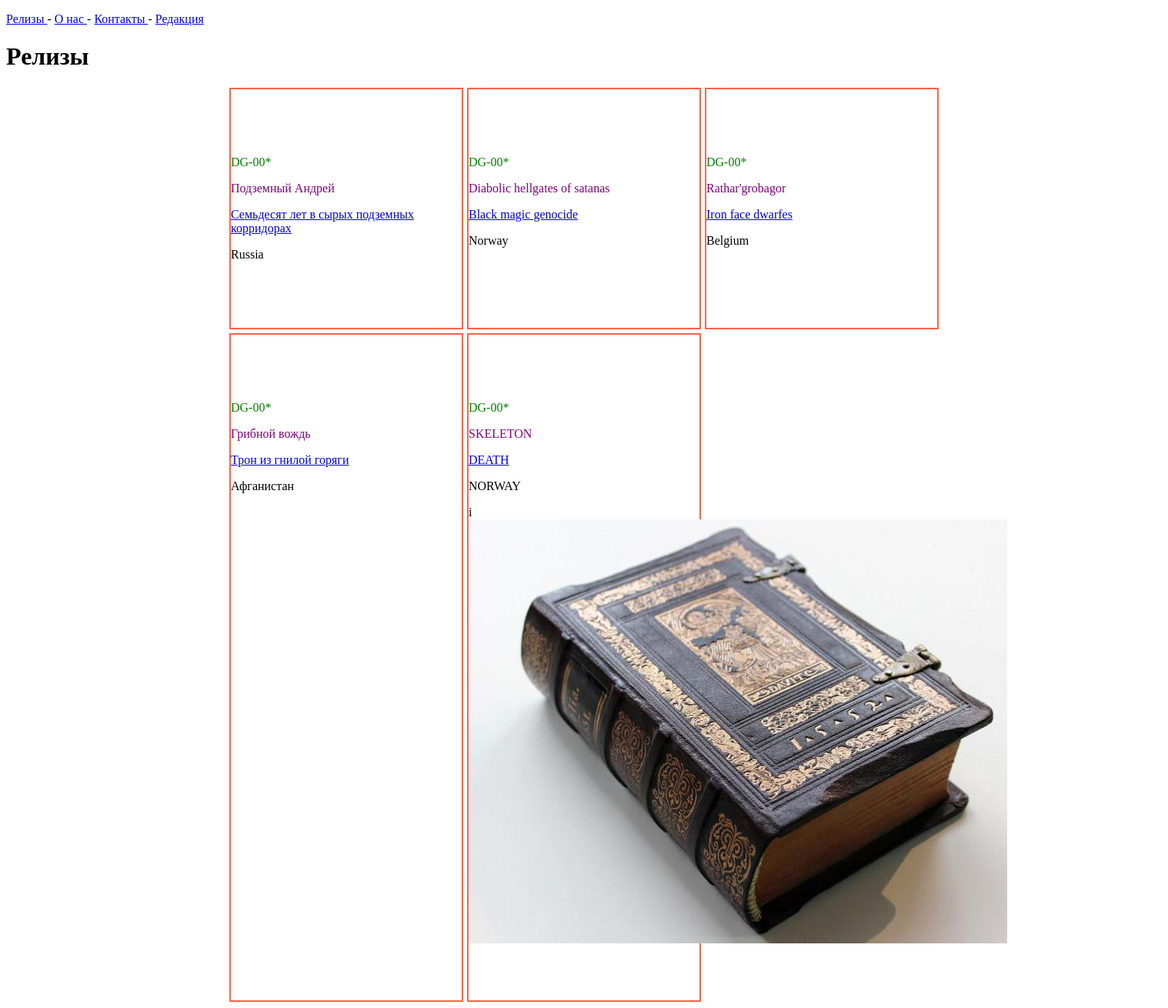
Screenshot of /products/ with the database file from the repository.
### products/models.py (models this page shows)
class Album(models.Model):
    artist = models.CharField(max_length= 120)
    album = models.CharField(max_length= 120)
    genre = models.CharField(max_length= 40,choices=GENRES,default=DUNGEON_SYNTH)
    release_date =models.DateTimeField()
    country = models.CharField(max_length= 30 )
    physical_type = models.CharField(max_length = 15, choices=PHYSCICAL_TYPES, default=TAPE)
    description = models.TextField(max_length = 2000)
    price = models.DecimalField(max_digits=6, decimal_places=2)
    label_number = models.CharField(max_length=10,default='DG-')
    cover_art_img = models.ImageField(null=True, blank=True, upload_to='images/')
    def get_absolute_url(self):
        return reverse('album', kwargs={'aid':self.id})

### products/views.py (the view)
# urls.py: path('products/', album_list_view, name = 'products'),
def album_list_view(request):
    queryset = Album.objects.all()
    context = {
            'object_list': queryset
            }
    return render(request, 'products.html', context)

### templates/products.html (shortened to what this page needs)
{% extends 'base.html'%}
{% block content %}
<h1> Релизы </h1>
<div class='release-container'>
{% for instance in object_list %}
	<div class = 'release-sum'>
		<div class='label_number'>
			<p> {{instance.label_number}} </p>
		</div>
		<div class='artist'>
		<p> {{instance.artist}} </p>
		</div>
		<div class = 'album'>
	<a href='{{ instance.get_absolute_url }}'>{{instance.album}}</a>
		</div>
	<p> {{ instance.country }} </p>
	{% if instance.cover_art_img %}i
	<img src={{instance.cover_art_img.url}}>
	{% endif %}
</div>
{% endfor %}
</div>
{% endblock %}

### templates/base.html (shortened to what this page needs)
<!doctype html>
<html>
	{% load static %}
	<head>
	</head>
<body>
	{% include 'navbar_example.html' %}
	{% block content %}{% endblock %}
</body>
</html>

### templates/navbar_example.html
<nav>
	<p><a href='/products'> Релизы </a> - <a href='/about'> О нас </a> - <a href='/contact'> Контакты </a> - <a href='/redaction'> Редакция </a>
	</p>
</nav>

### templates/products.html (style rules this page uses)
.release-container { display:grid; column-gap: 5px; row-gap: 5px; grid-template-columns: auto auto auto; width: 1500px; justify-content: center; margin: auto; }
.release-sum { border: 2px solid Tomato; position: relative; padding: 70px 0; width: 300px; }
.label_number { color: green; }
.artist { color: purple; }
.album { color: red; }

### rows the page displays
Album: label_number "DG-00*", artist "Подземный Андрей", album "Семьдесят лет в сырых подземных корридорах", country "Russia"
Album: label_number "DG-00*", artist "Diabolic hellgates of satanas", album "Black magic genocide", country "Norway"
Album: label_number "DG-00*", artist "Rathar'grobagor", album "Iron face dwarfes", country "Belgium"
Album: label_number "DG-00*", artist "Грибной вождь", album "Трон из гнилой горяги", country "Афганистан"
Album: label_number "DG-00*", artist "SKELETON", album "DEATH", country "NORWAY", cover_art_img (picture)
